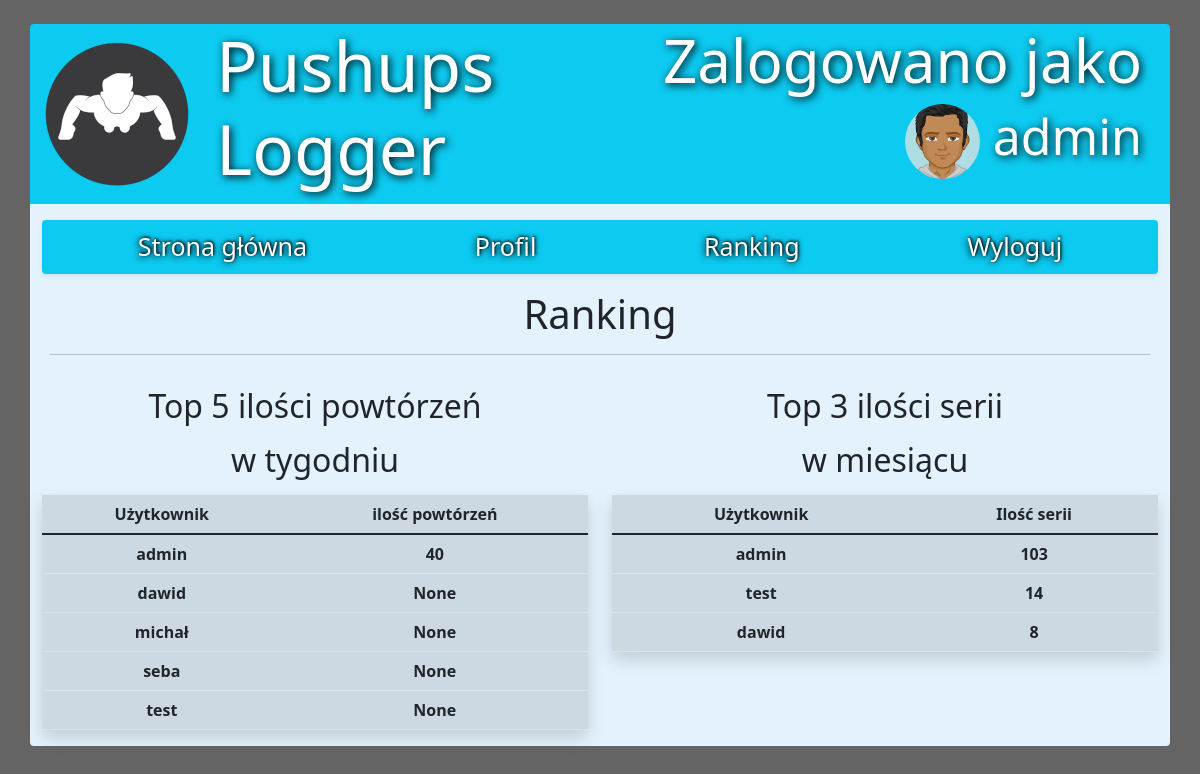
The page /ranking/ (signed in) on the database as committed earlier.
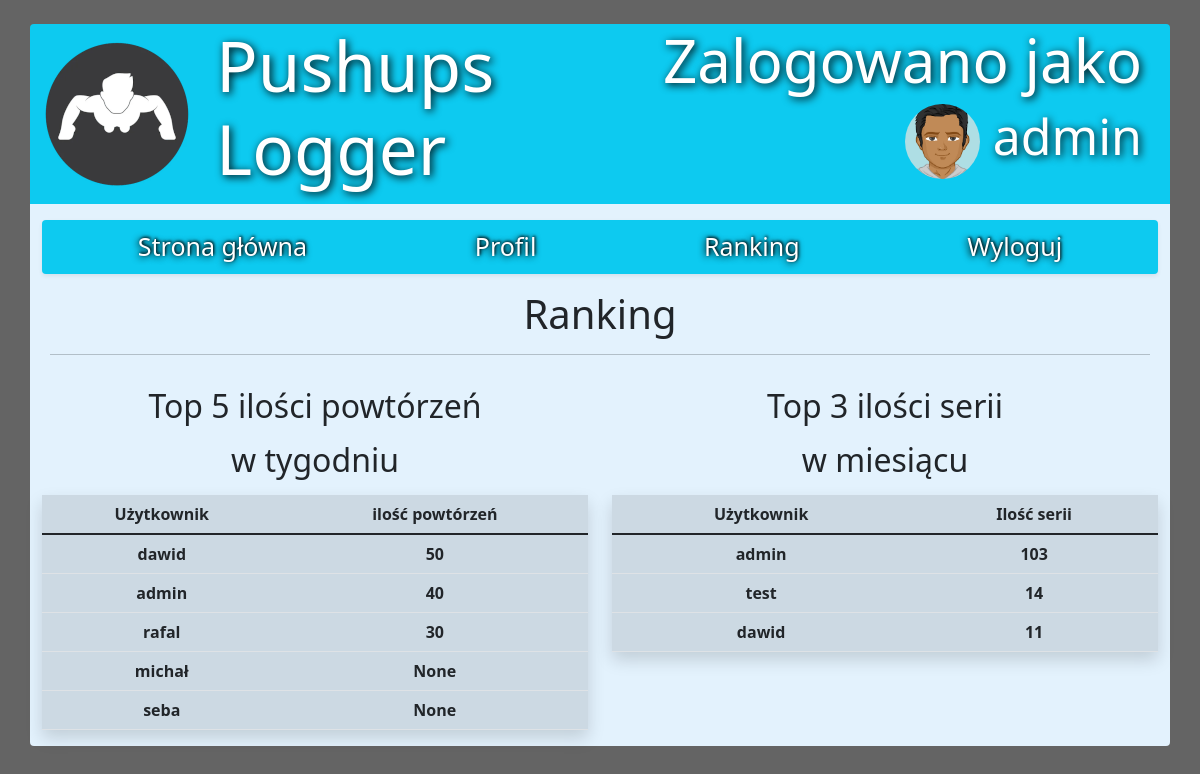
The same page on the database as committed later.
### base/models.py (models this page shows)
class User(AbstractUser):
    imie = models.CharField(max_length=30, null = True, blank = True)
    nazwisko = models.CharField(max_length=35, null = True, blank = True)
    first_name = None
    last_name= None
    wiek = models.IntegerField(null = True, blank = True)
    email = models.EmailField(unique=True, null = True)
    avatar = models.ImageField(null=True, default="avatar.webp")
    opis = models.TextField(max_length=250, null = True, blank = True)
    limit = models.BooleanField(default = False)
    dzien = models.DateTimeField(null = True)

### base/views.py (the view)
# urls.py: path("ranking/", views.ranking, name ="ranking"),
def ranking(request):
    now = datetime.now()
    data = (now - timedelta(days=now.weekday())).replace(hour=0,minute=0,second=0,microsecond=0)
    dzien = (now - timedelta(days=now.day-1)).replace(hour=0,minute=0,second=0,microsecond=0)
    users = User.objects.annotate(pushupRecord = Sum("pushups__powtorzenia", filter = Q(pushups__data__gte=data))).order_by('-pushupRecord')[:5]
    usersMonth = User.objects.annotate(pushupMonth = Sum("pushups__seria", filter = Q(pushups__data__gte=dzien))).order_by('-pushupMonth')[:3]
    context = {'users': users, 'usersMonth': usersMonth}
    return render(request, "base/ranking.html", context)

### base/templates/base/ranking.html
﻿{% extends 'main.html' %} {% block content %}
<h1 class="p-2 text-center">
  Ranking
  <hr />
</h1>
<div class="row display-flex justify-content-around">
  <div class="col-auto w-50">
    <h2 class="text-center">Top 5 ilości powtórzeń</h2>
    <h2 class="text-center p-2">w tygodniu</h2>
    <table class="table shadow table-active table-hover text-center">
      <thead>
        <tr>
          <th>Użytkownik</th>
          <th>ilość powtórzeń</th>
        </tr>
      </thead>
      <tbody>
        {% for user in users %}
        <tr>
          <th>{{user.username}}</th>
          <th>{{user.pushupRecord}}</th>
        </tr>
        {% endfor %}
      </tbody>
    </table>
  </div>
  <div class="col-auto w-50">
    <h2 class="text-center">Top 3 ilości serii</h2>
    <h2 class="text-center p-2">w miesiącu</h2>
    <table class="table shadow table-active table-hover text-center">
      <thead>
        <tr>
          <th>Użytkownik</th>
          <th>Ilość serii</th>
        </tr>
      </thead>
      <tbody>
        {% for user in usersMonth %}
        <tr>
          <th>{{user.username}}</th>
          <th>{{user.pushupMonth}}</th>
        </tr>
        {% endfor %}
      </tbody>
    </table>
  </div>
</div>
{% endblock content %}

### templates/main.html (shortened to what this page needs)
{% load static %}
<!doctype html>
  <head>
    <link rel="stylesheet" type="text/css" href="{% static 'main.css' %}">
    <link href="https://cdn.jsdelivr.net/npm/bootstrap@5.1.3/dist/css/bootstrap.min.css" rel="stylesheet">
  </head>
  <body style="background-color: #646464;">
    <div  class="container bg-info text-white rounded-top">
      <div class="row logo">
        <div class="col-auto">
          <img src="{% static 'images/pushlogo.png' %}" alt="logo" id="logo-img">
        </div>
        <div class="col-4">
          <h1 id="logo-text">Pushups<br>Logger</h1>
        </div>
        <div class="col-6 d-flex flex-column align-items-end">
          {% if request.user.is_authenticated %}
            <h1 id="logo-text" style="font-size: 60px;">Zalogowano jako</h1>
            <h3 id="logo-text" style="font-size: 50px;">
              <a href="{% url 'user-profile' user.id %}" style="text-decoration: none; color: white;">
                <img class="rounded-circle avatarpic" src="{{ user.avatar.url }}"/>
                {{ user.username }}
              </a>
            </h3>
          {% endif %}
        </div>
      </div>
    </div>
      <nav class="container navbar navbar-expand-lg navbar-light pt-3" style="background-color: #e3f2fd;">
        <div class="shadow-sm container justify-content-around bg-info rounded">
          <a class="nav-link text-white NLINK" href="{% url 'home' %}">Strona główna</a>
          {% if request.user.is_authenticated %}
          <a class="nav-link text-white NLINK" href="{% url 'user-profile' user.id %}">Profil</a>
          {% else %}
          <a class="nav-link text-white NLINK" href="{% url 'login' %}">Profil</a>
          {% endif %}
          <a class="nav-link text-white NLINK" href="{% url 'ranking' %}">Ranking</a>
          {% if request.user.is_authenticated %}
            <a class="nav-link text-white NLINK" href="{% url 'logout' %}">Wyloguj</a>
          {% endif %}
        </div>
      </nav>
      <div class="container rounded-bottom" style="background-color: #e3f2fd;">
      {% block content %}
      {% endblock content %}
    </div>
  </body>
</html>

### static/main.css (style rules this page uses)
.logo { display: flex; height: 180px; }
.NLINK { text-shadow: 1px -1px 3px #000000, -1px 1px 7px #000000; font-size: 25px; }
#logo-text { font-size: 69px; text-shadow: 2px 2px 8px black; }
#logo-img { display: block; margin-top: 15px; }
.avatarpic { width: 75px; height: 75px; }

Rows that differ between the two databases and show on the page:
no longer on one of the page's lists (row unchanged): User: username "test", pushupRecord "None"
changed User "dawid": pushupRecord "None" → "50"; pushupMonth "8" → "11"; moves up the list
added User: username "rafal", pushupRecord "30", shown under "w tygodniu"
